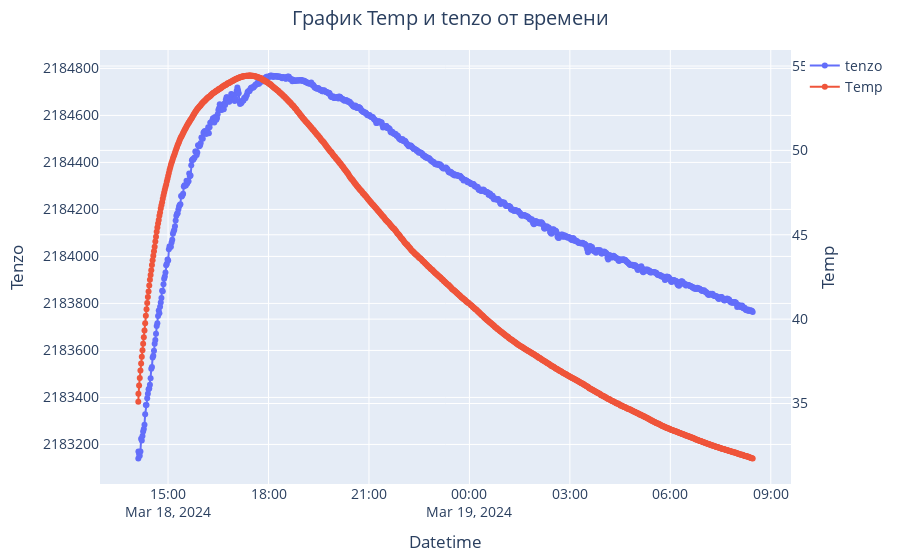

The notebook cell this image was saved under:
### Code cell
create_plot(df)

### Figure 1 — Plotly figure (JSON) as saved in the notebook; plotly's stock layout.template omitted (floating-point values rounded to 4 significant figures; data arrays with more than 128 entries replaced by an {"elided": "..."} marker saying what was removed)
{"data": [{"mode": "markers+lines", "name": "tenzo", "type": "scatter", "x": {"elided": "909 str values"}, "y": {"elided": "909 int values"}}, {"mode": "markers+lines", "name": "Temp", "type": "scatter", "x": {"elided": "909 str values"}, "y": {"elided": "909 float values"}, "yaxis": "y2"}], "layout": {"font": {"size": 14}, "hovermode": "x", "margin": {"b": 50, "l": 100, "r": 100, "t": 50}, "title": {"text": "График Temp и tenzo от времени", "x": 0.5}, "xaxis": {"title": {"text": "Datetime"}}, "yaxis": {"side": "left", "tickformat": "d", "title": {"text": "Tenzo"}, "visible": true}, "yaxis2": {"overlaying": "y", "side": "right", "tickformat": "d", "title": {"text": "Temp"}, "visible": true}}}
